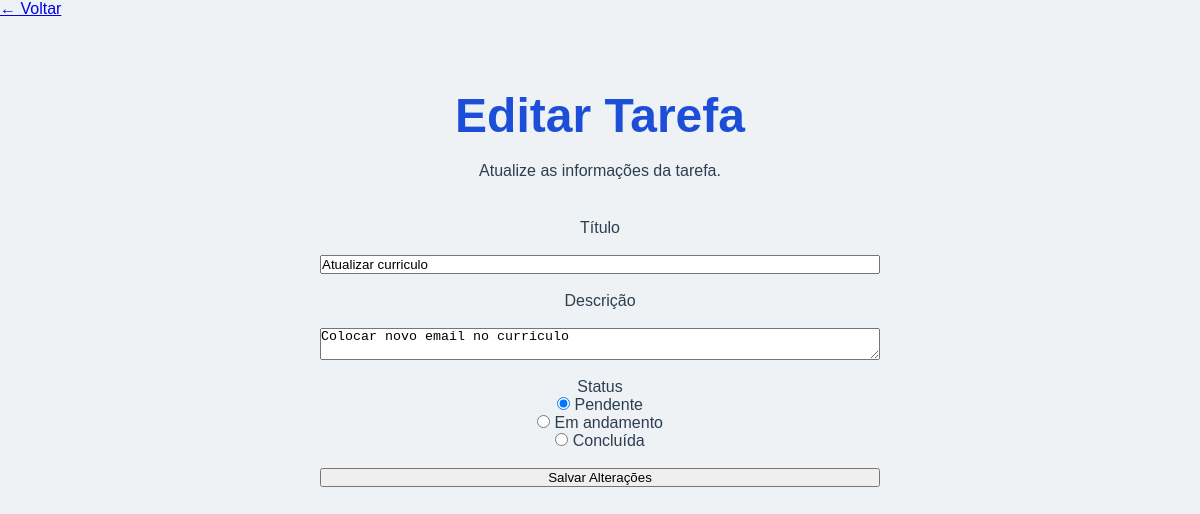
/editar/9, run on the app's committed database.
### tables this page shows
CREATE TABLE tarefas (

            id INTEGER PRIMARY KEY AUTOINCREMENT,

            titulo TEXT NOT NULL,

            descricao TEXT NOT NULL,

            status TEXT NOT NULL

        );

### src/app.py (the view, shortened to what this page needs)
@app.route("/editar/<int:id>", methods=["GET", "POST"])
@app.route("/editar/<int:id>", methods=["GET", "POST"])
def atualizar_tarefa(id):
    tarefa = buscar_tarefa(id)
    return render_template(
        "editar_tarefa.html",
        tarefa=tarefa
    )

### src/database.py (called while the page is built)
def buscar_tarefa(id):
    conexao = sqlite3.connect("taskflow.db")
    conexao.row_factory = sqlite3.Row
    cursor = conexao.cursor()
    cursor.execute(
        "SELECT * FROM tarefas WHERE id = ?",
        (id,)
    )
    tarefa = cursor.fetchone()
    conexao.close()
    return tarefa

### src/templates/editar_tarefa.html (shortened to what this page needs)
<!DOCTYPE html>
<html lang="pt-BR">
<head>
    <link rel="stylesheet" href="../static/css/style.css">
</head>
<body>
    <a href="/tarefas" class="back-link">← Voltar</a>
    <main>
        <section class="form-container">
            <h1>Editar Tarefa</h1>
            <p>
                Atualize as informações da tarefa.
            </p>
            <form method="POST">
                <label for="titulo">Título</label>
                <input
                    type="text"
                    id="titulo"
                    name="titulo"
                    value="{{ tarefa.titulo }}"
                    required
                >
                <label for="descricao">Descrição</label>
                <textarea
                    id="descricao"
                    name="descricao"
                    required
                >{{ tarefa.descricao }}</textarea>
                <div class="status-group">
                    <label>Status</label>
                    <div>
                        <input
                            type="radio"
                            id="pendente"
                            name="status"
                            value="pendente"
                            {% if tarefa.status == "pendente" %}checked{% endif %}
                        >
                        <label for="pendente">Pendente</label>
                    </div>
                    <div>
                        <input
                            type="radio"
                            id="andamento"
                            name="status"
                            value="em_andamento"
                        >
                        <label for="andamento">Em andamento</label>
                    </div>
                    <div>
                        <input
                            type="radio"
                            id="concluida"
                            name="status"
                            value="concluida"
                        >
                        <label for="concluida">Concluída</label>
                    </div>
                </div>
                <button type="submit">
                    Salvar Alterações
                </button>
            </form>
        </section>
    </main>
</body>
</html>

### src/static/css/style.css (style rules this page uses)
* { margin: 0; padding: 0; box-sizing: border-box; }
body { font-family: Arial, Helvetica, sans-serif; background-color: #eef2f5; color: #2c3e50; }
main { display: flex; justify-content: center; padding: 50px 20px; }
.form-container { width: 100%; max-width: 600px; padding: 20px; text-align: center; }
form { display: flex; flex-direction: column; gap: 18px; margin-top: 30px; }
.hero h1, .form-container h1, .tasks-container h1 { font-size: 3rem; color: #1d4ed8; margin-bottom: 15px; }
.hero p, .form-container p { font-size: 1rem; line-height: 1.6; margin-bottom: 35px; }

### data on the page
tarefas: titulo "Atualizar curriculo", descricao "Colocar novo email no curriculo", status "☑ Pendente", status "☐ Em andamento", status "☐ Concluída"
